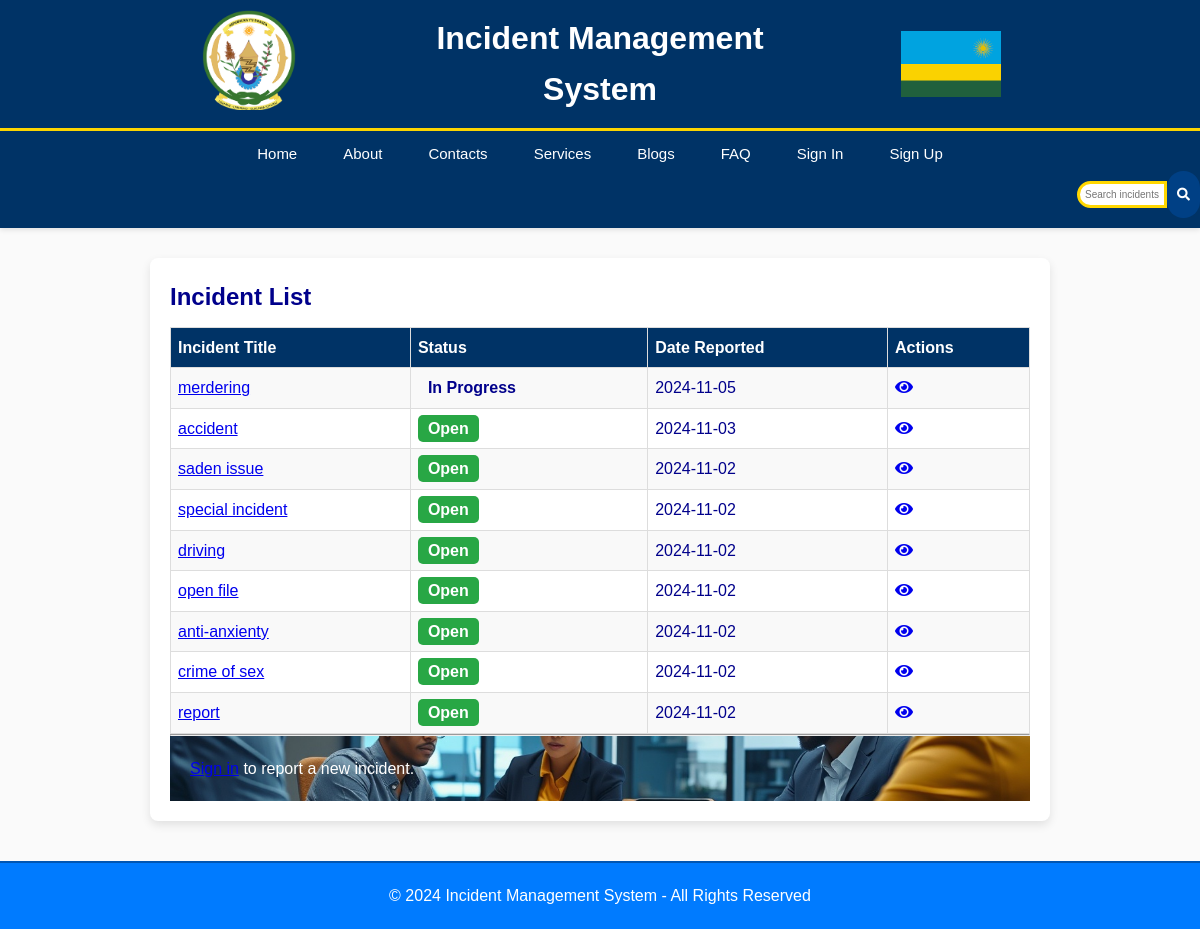
Page /incidents/ on the committed database.
### incidents/models.py (models this page shows, shortened)
class Incident(models.Model):
    STATUS_CHOICES = [
        ('Open', 'Open'),
        ('In Progress', 'In Progress'),
        ('Resolved', 'Resolved'),
    ]
    title = models.CharField(max_length=200)
    description = models.TextField()
    status = models.CharField(max_length=20, choices=STATUS_CHOICES, default='Open')
    severity = models.IntegerField()  # Consider using an Enum or more descriptive choices if needed
    date_reported = models.DateTimeField(auto_now_add=True)
    assigned_team = models.ForeignKey('Team', on_delete=models.SET_NULL, null=True, blank=True)
    image = models.ImageField(upload_to='incident_images/', null=True, blank=True)  # Add image field
    reporter = models.ForeignKey(User, on_delete=models.SET_NULL, null=True, blank=True)  # Add reporter field

### incidents/views.py (the view)
# urls.py: path('', lambda request: redirect('incidents:incident_list')),  # Redirect root to incident list
def incident_list(request):
    incidents = Incident.objects.all().order_by('-date_reported')
    current_year = datetime.now().year
    return render(request, 'incidents/incident_list.html', {
        'incidents': incidents,
        'current_year': current_year
    })

### incidents/templates/incidents/incident_list.html (shortened to what this page needs)
{% extends 'incidents/base.html' %}
{% block content %}
  <div class="incident-list-container">
    <h2>Incident List</h2>
    {% if incidents %}
      <table class="incident-table">
        <thead>
          <tr>
            <th>Incident Title</th>
            <th>Status</th>
            <th>Date Reported</th>
            <th>Actions</th>
          </tr>
        </thead>
        <tbody>
          {% for incident in incidents %}
            <tr>
              <td>
                <a href="{% url 'incidents:incident_detail' incident.id %}">{{ incident.title }}</a>
              </td>
              <td>
                <span class="status-badge {{ incident.status|lower }}">{{ incident.status }}</span>
              </td>
              <td>{{ incident.date_reported|date:"Y-m-d" }}</td>
              <td>
                <a href="{% url 'incidents:incident_detail' incident.id %}" title="View Details" class="action-icon">
                  <i class="fa fa-eye"></i>
                </a>
              </td>
            </tr>
          {% endfor %}
        </tbody>
      </table>
    {% else %}
      <p>No incidents reported yet.</p>
    {% endif %}
    <hr>
    <div class="report-incident">
      {% if user.is_authenticated %}
        <a href="{% url 'incidents:report_incident' %}" class="btn btn-primary">Report a New Incident</a>
      {% else %}
        <p><a href="{% url 'login' %}">Sign in</a> to report a new incident.</p>
      {% endif %}
    </div>
  </div>
{% endblock %}

### incidents/templates/incidents/base.html (shortened to what this page needs)
<!DOCTYPE html>
<html lang="en">
<head>
  {% load static %}
  <link rel="stylesheet" href="{% static 'css/style.css' %}">
  <link rel="stylesheet" href="{% static 'css/about.css' %}">
  <link rel="stylesheet" href="{% static 'css/contacts.css' %}">
  <link rel="stylesheet" href="{% static 'css/blogs.css' %}">
  <link rel="stylesheet" href="{% static 'css/services.css' %}">
  <link rel="stylesheet" href="{% static 'css/faq.css' %}">
  <link rel="stylesheet" href="https://cdnjs.cloudflare.com/ajax/libs/font-awesome/5.15.3/css/all.min.css">
</head>
<body>
  <header class="logo-header">
    <div class="logo-container">
      <a href="{% url 'incidents:incident_list' %}">
        <img src="{% static 'images/left-logo.png' %}" alt="Organization Logo" class="left-logo">
      </a>
      <h1>Incident Management System</h1>
      <img src="{% static 'images/right-logo.png' %}" alt="Partner Logo" class="right-logo">
    </div>
  </header>
  <header class="nav-header">
    <nav aria-label="Main Navigation">
      <ul>
        <li><a href="{% url 'incidents:incident_list' %}">Home</a></li>
        <li><a href="{% url 'incidents:about' %}">About</a></li>
        <li><a href="{% url 'incidents:contacts' %}">Contacts</a></li>
        <li><a href="{% url 'incidents:services' %}">Services</a></li>
        <li><a href="{% url 'incidents:blogs' %}">Blogs</a></li>
        <li><a href="{% url 'incidents:faq' %}">FAQ</a></li>
        {% if user.is_authenticated %}
          <li><a href="{% url 'incidents:report_incident' %}">Report Incident</a></li>
          <li><a href="{% url 'incidents:logout' %}">Sign Out</a></li>
          <li><a href="{% url 'incidents:profile' %}">Profile</a></li>
        {% else %}
          <li><a href="{% url 'incidents:login' %}">Sign In</a></li>
          <li><a href="{% url 'incidents:signup' %}">Sign Up</a></li>
        {% endif %}
      </ul>
    </nav>
    <form method="GET" action="{% url 'incidents:incident_search' %}" class="search-form" aria-label="Search incidents">
      <input type="text" name="q" placeholder="Search incidents..." class="search-input" aria-label="Search incidents">
      <button type="submit" class="search-button">
        <i class="fa fa-search" aria-hidden="true"></i>
      </button>
    </form>
  </header>
  <main>
    {% block content %}{% endblock %}
  </main>
  <footer>
    <p>&copy; {{ current_year|default:2024 }} Incident Management System - All Rights Reserved</p>
  </footer>
</body>
</html>

### incidents/static/css/style.css (style rules this page uses)
* { margin: 0; padding: 0; box-sizing: border-box; }
body { font-family: Arial, sans-serif; line-height: 1.6; background-color: #f4f4f4; color: darkblue; }
header.logo-header { background-color: #003366; color: #fff; padding: 10px 100px; display: flex; justify-content: space-between; align-items: center; border-bottom: 3px solid #ffd700; }
.logo-container { display: flex; align-items: center; }
.left-logo, .right-logo { width: 100px; height: auto; margin: 0 9cap; }
header.nav-header { background-color: #003366; padding: 10px 0; }
nav ul { list-style: none; display: flex; justify-content: center; gap: 20px; }
nav ul li { display: inline-block; }
nav a { text-decoration: none; color: #fff; font-size: 15px; padding: 8px 13px; border-radius: 4px; transition: background 0.3s ease, color 0.3s ease; }
.search-form { margin-top: 5px; display: flex; justify-content: right; }
.search-input { padding: 5px; border: 3px solid gold; border-radius: 20px 0 0 20px; outline: none; font-size: 10px; width:90px; }
.search-button { background: #004085; color: #fff; border: none; border-radius: 2cap 2cap 2cap 2cap; padding: 10px 10px; cursor: pointer; transition: background 0.3s ease; }
.search-button i { font-size: 13px; }
table { width: 100%; border-collapse: collapse; margin-top: 10px; }
table th, table td { border: 1px solid #ddd; padding: 7px; text-align: left; }
table th { background: #003366; color: white; }
.incident-table tbody tr:nth-child(odd) { background-color: #f9f9f9; }
.incident-table tbody tr:nth-child(even) { background-color: #ffffff; }
.status-badge { padding: 5px 10px; border-radius: 5px; font-weight: bold; }
.status-badge.open { background-color: #28a745; color: #ffffff; }
.report-incident { background-image: url('../images/image (2).png'); background-size: cover; background-position: center; background-repeat: no-repeat; padding: 20px; color: white; }
form { margin-top: 20px; }
form input, form textarea { width: 100%; padding: 10px; margin: 10px 0; border: 1px solid #ccc; border-radius: 4px; }
form button { padding: 10px 15px; background: #003366; color: #fff; border: none; border-radius: 4px; cursor: pointer; transition: background 0.3s; }
main { max-width: 900px; margin: 30px auto; padding: 20px; background: #fff; border-radius: 8px; box-shadow: 0 4px 10px rgba(0, 0, 0, 0.1); }
footer { text-align: center; padding: 15px; background: darkblue; color: #fff; width: 100%; border-top: 4px solid #ffd700; }

### incidents/static/css/blogs.css (style rules this page uses)
body { font-family: Arial, sans-serif; margin: 0; padding: 0; }
header { background-color: #007bff; color: white; padding: 20px; text-align: center; }
footer { background-color: #007bff; color: white; padding: 20px; text-align: center; }

### incidents/static/css/services.css (style rules this page uses)
body { font-family: Arial, sans-serif; margin: 0; padding: 0; background-color: #fafafa; }
header { background-color: #007bff; color: whitesmoke; padding: 20px; text-align: center; box-shadow: 0 2px 5px rgba(0, 0, 0, 0.1); }
footer { background-color: #007bff; color: white; padding: 20px; text-align: center; margin-top: 40px; font-size: 16px; border-top: 2px solid #0056b3; }
footer p { margin: 0; }

### incidents/static/css/faq.css (style rules this page uses)
body { font-family: Arial, sans-serif; margin: 0; padding: 0; }

### rows in the picture
Incident: title "merdering", status "In Progress", date_reported "2024-11-05"
Incident: title "accident", status "Open", date_reported "2024-11-03"
Incident: title "saden issue", status "Open", date_reported "2024-11-02"
Incident: title "special incident", status "Open", date_reported "2024-11-02"
Incident: title "driving", status "Open", date_reported "2024-11-02"
Incident: title "open file", status "Open", date_reported "2024-11-02"
Incident: title "anti-anxienty", status "Open", date_reported "2024-11-02"
Incident: title "crime of sex", status "Open", date_reported "2024-11-02"
Incident: title "report", status "Open", date_reported "2024-11-02"
